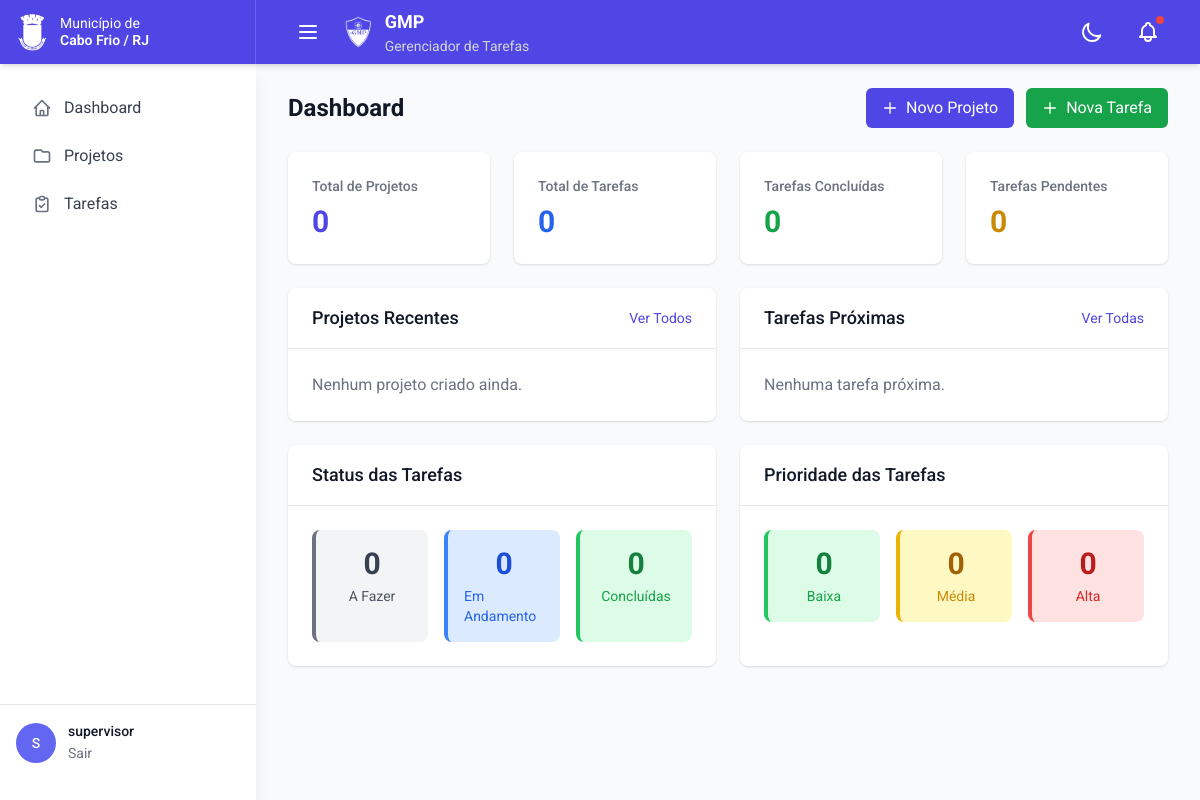
Before: / (signed in) with the older database file.
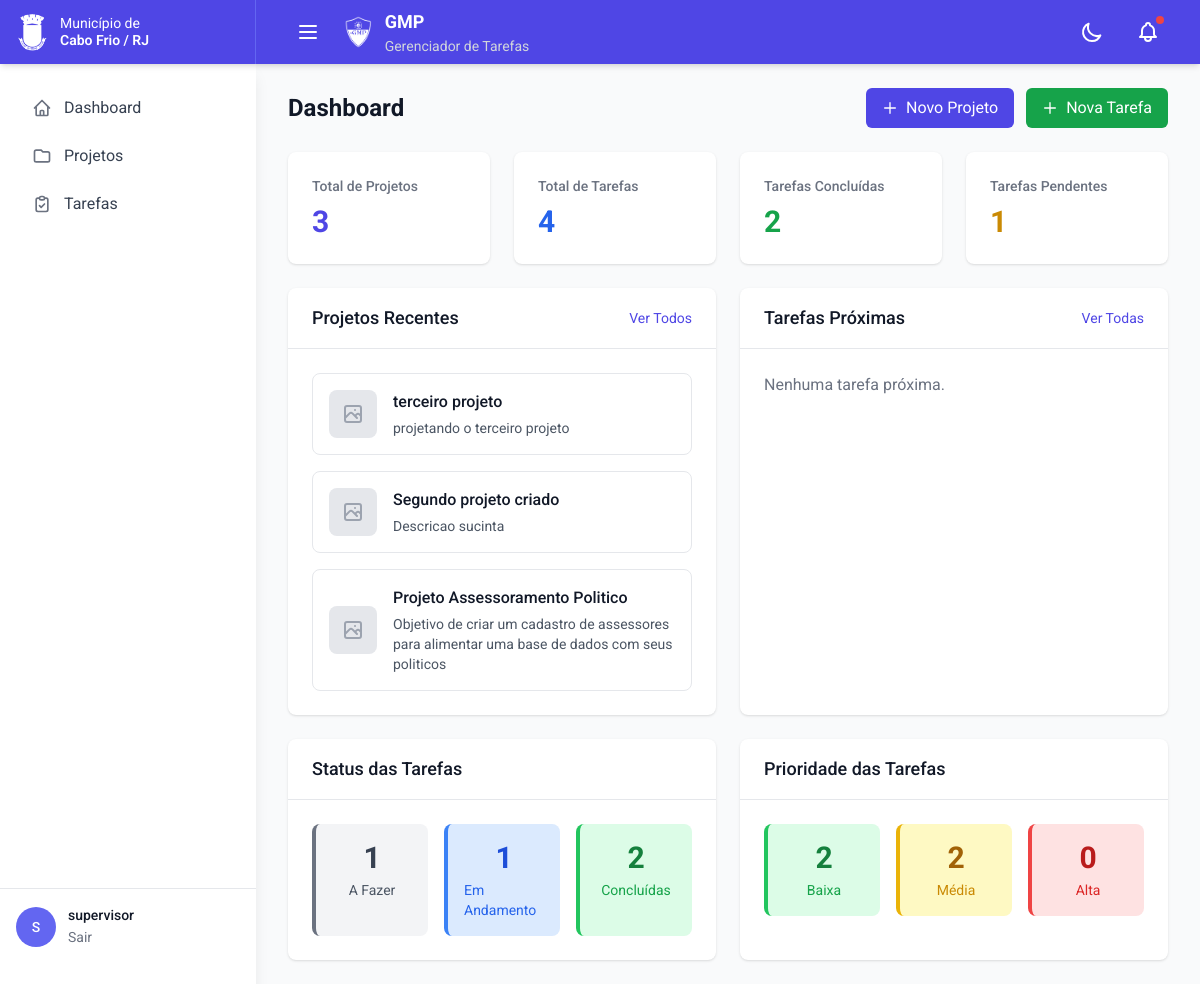
After: the same page with the newer database file.
### projects/models.py (models this page shows, shortened)
class Project(models.Model):
    title = models.CharField('Título', max_length=200)
    description = models.TextField('Descrição')
    detailed_description = RichTextField('Descrição Detalhada', null=True, blank=True)
    value = models.DecimalField('Valor', max_digits=10, decimal_places=2, default=0)
    is_active = models.BooleanField('Ativo', default=True)
    photo = models.ImageField('Foto', upload_to='projects/', null=True, blank=True)
    created_at = models.DateTimeField('Criado em', auto_now_add=True)
    owner = models.ForeignKey(
        settings.AUTH_USER_MODEL,
        verbose_name='Proprietário',
        on_delete=models.CASCADE,
        related_name='projects'
    )
    class Meta:
        verbose_name = 'Projeto'
        verbose_name_plural = 'Projetos'
        ordering = ['-created_at']

### users/views.py (the view)
# urls.py: path('', views.dashboard, name='dashboard'),
@login_required
def dashboard(request):
    projects = Project.objects.filter(owner=request.user)
    tasks = Task.objects.filter(project__owner=request.user)
    stats = {
        'total_projects': projects.count(),
        'total_tasks': tasks.count(),
        'tasks_todo': tasks.filter(status='todo').count(),
        'tasks_doing': tasks.filter(status='doing').count(),
        'tasks_done': tasks.filter(status='done').count(),
        'tasks_by_priority': {
            'high': tasks.filter(priority='high').count(),
            'medium': tasks.filter(priority='medium').count(),
            'low': tasks.filter(priority='low').count(),
        }
    }
    from django.utils import timezone
    from datetime import timedelta
    upcoming_tasks = tasks.filter(
        due_date__range=[
            timezone.now(),
            timezone.now() + timedelta(days=7)
        ]
    ).order_by('due_date')[:5]
    recent_projects = projects.order_by('-created_at')[:3]
    context = {
        'stats': stats,
        'upcoming_tasks': upcoming_tasks,
        'recent_projects': recent_projects,
    }
    return render(request, 'users/dashboard.html', context)

### templates/users/dashboard.html (shortened to what the changed rows need)
{% extends 'base.html' %}
{% block content %}
<div class="mb-6 flex justify-between items-center">
    <h2 class="text-2xl font-bold text-gray-900 dark:text-white">Dashboard</h2>
</div>
<div class="grid grid-cols-1 md:grid-cols-4 gap-6 mb-6">
    <div class="bg-white dark:bg-gray-800 rounded-lg shadow p-6">
        <h5 class="text-sm font-medium text-gray-500 dark:text-gray-400">Total de Projetos</h5>
        <div class="mt-2 text-3xl font-bold text-indigo-600 dark:text-indigo-400">{{ stats.total_projects }}</div>
    </div>
    <div class="bg-white dark:bg-gray-800 rounded-lg shadow p-6">
        <h5 class="text-sm font-medium text-gray-500 dark:text-gray-400">Total de Tarefas</h5>
        <div class="mt-2 text-3xl font-bold text-blue-600 dark:text-blue-400">{{ stats.total_tasks }}</div>
    </div>
    <div class="bg-white dark:bg-gray-800 rounded-lg shadow p-6">
        <h5 class="text-sm font-medium text-gray-500 dark:text-gray-400">Tarefas Concluídas</h5>
        <div class="mt-2 text-3xl font-bold text-green-600 dark:text-green-400">{{ stats.tasks_done }}</div>
    </div>
    <div class="bg-white dark:bg-gray-800 rounded-lg shadow p-6">
        <h5 class="text-sm font-medium text-gray-500 dark:text-gray-400">Tarefas Pendentes</h5>
        <div class="mt-2 text-3xl font-bold text-yellow-600 dark:text-yellow-400">{{ stats.tasks_todo }}</div>
    </div>
</div>
<div class="grid grid-cols-1 md:grid-cols-2 gap-6">
    <div class="bg-white dark:bg-gray-800 rounded-lg shadow">
        <div class="p-6">
            {% if recent_projects %}
                <div class="space-y-4">
                    {% for project in recent_projects %}
                        <a href="{% url 'projects:detail' project.pk %}"
                           class="block p-4 rounded-lg border border-gray-200 dark:border-gray-700 hover:bg-gray-50 dark:hover:bg-gray-700">
                            <div class="flex items-center space-x-4">
                                {% if project.photo %}
                                    <img src="{{ project.photo.url }}"
                                         alt="Foto do projeto"
                                         class="w-12 h-12 rounded-lg object-cover">
                                {% else %}
                                    <div class="w-12 h-12 rounded-lg bg-gray-200 dark:bg-gray-600 flex items-center justify-center">
                                    </div>
                                {% endif %}
                                <div class="flex-1">
                                    <h6 class="font-medium text-gray-900 dark:text-white">{{ project.title }}</h6>
                                    <p class="mt-1 text-sm text-gray-600 dark:text-gray-300">{{ project.description|truncatewords:20 }}</p>
                                </div>
                            </div>
                        </a>
                    {% endfor %}
                </div>
            {% else %}
                <p class="text-gray-500 dark:text-gray-400">Nenhum projeto criado ainda.</p>
            {% endif %}
        </div>
    </div>
</div>
<div class="grid grid-cols-1 md:grid-cols-2 gap-6 mt-6">
    <div class="bg-white dark:bg-gray-800 rounded-lg shadow">
        <div class="p-6">
            <div class="grid grid-cols-1 sm:grid-cols-3 gap-4">
                <div class="bg-gray-100 dark:bg-gray-700 rounded-lg p-4 border-l-4 border-gray-500 dark:border-gray-400">
                    <div class="flex flex-col items-center">
                        <span class="text-3xl font-bold text-gray-700 dark:text-gray-300">
                            {{ stats.tasks_todo }}
                        </span>
                        <span class="text-sm text-gray-600 dark:text-gray-400 mt-1">
                            A Fazer
                        </span>
                    </div>
                </div>
                <div class="bg-blue-100 dark:bg-blue-900 rounded-lg p-4 border-l-4 border-blue-500 dark:border-blue-400">
                    <div class="flex flex-col items-center">
                        <span class="text-3xl font-bold text-blue-700 dark:text-blue-300">
                            {{ stats.tasks_doing }}
                        </span>
                        <span class="text-sm text-blue-600 dark:text-blue-400 mt-1">
                            Em Andamento
                        </span>
                    </div>
                </div>
                <div class="bg-green-100 dark:bg-green-900 rounded-lg p-4 border-l-4 border-green-500 dark:border-green-400">
                    <div class="flex flex-col items-center">
                        <span class="text-3xl font-bold text-green-700 dark:text-green-300">
                            {{ stats.tasks_done }}
                        </span>
                        <span class="text-sm text-green-600 dark:text-green-400 mt-1">
                            Concluídas
                        </span>
                    </div>
                </div>
            </div>
        </div>
    </div>
    <div class="bg-white dark:bg-gray-800 rounded-lg shadow">
        <div class="p-6">
            <div class="grid grid-cols-1 sm:grid-cols-3 gap-4">
                <div class="bg-green-100 dark:bg-green-900 rounded-lg p-4 border-l-4 border-green-500 dark:border-green-400">
                    <div class="flex flex-col items-center">
                        <span class="text-3xl font-bold text-green-700 dark:text-green-300">
                            {{ stats.tasks_by_priority.low }}
                        </span>
                        <span class="text-sm text-green-600 dark:text-green-400 mt-1">
                            Baixa
                        </span>
                    </div>
                </div>
                <div class="bg-yellow-100 dark:bg-yellow-900 rounded-lg p-4 border-l-4 border-yellow-500 dark:border-yellow-400">
                    <div class="flex flex-col items-center">
                        <span class="text-3xl font-bold text-yellow-700 dark:text-yellow-300">
                            {{ stats.tasks_by_priority.medium }}
                        </span>
                        <span class="text-sm text-yellow-600 dark:text-yellow-400 mt-1">
                            Média
                        </span>
                    </div>
                </div>
            </div>
        </div>
    </div>
</div>
{% endblock %}

Changed rows visible on the page:
added Project: title "terceiro projeto", description "projetando o terceiro projeto"
added Project: title "Segundo projeto criado", description "Descricao sucinta"
added Project: title "Projeto Assessoramento Politico", description "Objetivo de criar um cadastro de assessores para alimentar uma base de dados com seus politicos"
Other visible differences:
{{ stats.total_projects }}: "0" → "3"
{{ stats.total_tasks }}: "0" → "4"
{{ stats.tasks_done }}: "0" → "2"
{{ stats.tasks_todo }}: "0" → "1"
{{ stats.tasks_doing }}: "0" → "1"
{{ stats.tasks_by_priority.low }}: "0" → "2"
{{ stats.tasks_by_priority.medium }}: "0" → "2"
text no longer shown: "Nenhum projeto criado ainda."
